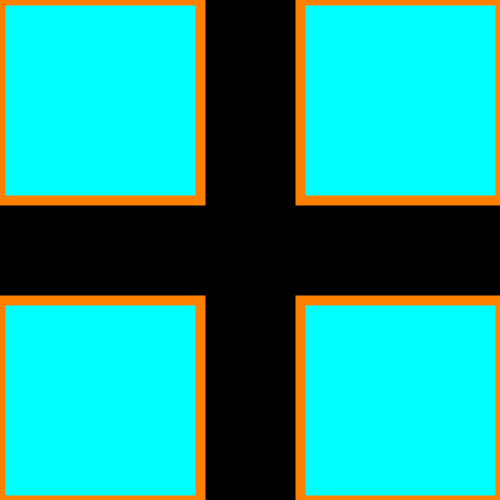
Frame 1 (no input)
Frame 60 (the mouse pressed at the canvas centre just before this capture): identical to frame 1, image omitted
Frame 120 (the mouse held since frame 60 and released just before this capture): identical to frame 1, image omitted

The Processing sketch that drew this single still picture (run headless with seeded random() and noise(); from frame 60 on, the mouse is pressed at the canvas centre):

// Processing sketch: ejercicio_1
// ── ejercicio_1.pde
int lado = 200; // declaro una variable para tener a mano el lado de los cuadrados que voy a dibujar

void setup() {
  size(500, 500);
}

void draw() {

  strokeWeight(10); // fijo el ancho de contorno en 10 px
  background(0); // pinto el fondo de negro

  stroke(255, 128, 0); // contorno naranja
  fill(0, 255, 255); // relleno celeste

  rect(0, 0, lado, lado); // rectangulo de la esquina sup. izq.
  rect(width-lado, 0, lado, lado); // sup. der.
  rect(width-lado, height-lado, lado, lado); // inf. der.
  rect(0, height-lado, lado, lado); // inf. izq.
}
